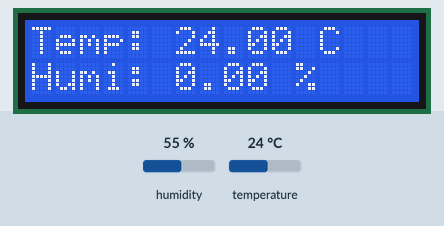
Bench run of a sketch on a simulated Arduino Mega 2560, built with avr-gcc and run on an emulated ATmega2560. On the bench: 16×2 character LCD. The test bench sets the inputs (shaded band); at power-on: temperature 24 °C, humidity 55 %.

Above: at 1.2 s.
1.3 s: temperature set to 12 °C
At 2.6 s:
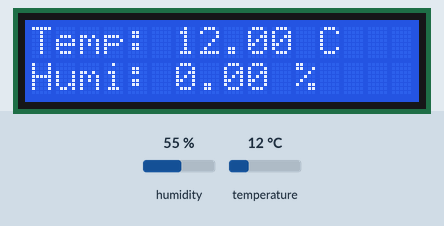
4.0 s: temperature set to 19 °C
At 4.7 s:
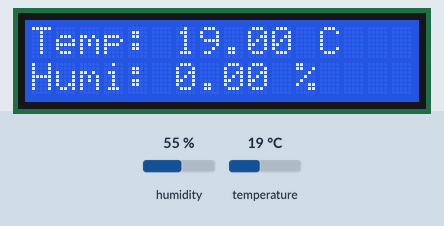
6.7 s: temperature set to 28 °C
At 8.9 s:
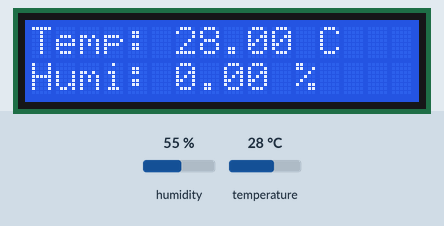
Timing chart, 0 to 10.4 s (numbered marks = the images above; inputs shaded):
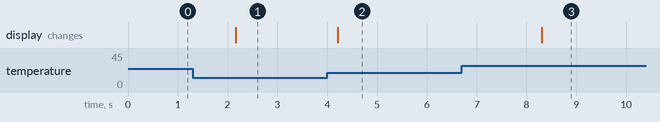

The sketch:

DHT.ino
```cpp
#include <Wire.h>
#include <LCD.h>
#include <LiquidCrystal_I2C.h>
#include <DHT.h>
#include <DHT_U.h>                       //include the DHT library
#define DHTPin A8                        //define DHT pin
#define DHTTYPE DHT11

//initialize lcd pins

DHT DHT(DHTPin, DHTTYPE);
#define I2C_ADDR 0x3F
#define BACKLIGHT_PIN 3
#define En_pin  2
#define Rw_pin  1
#define Rs_pin  0
#define D4_pin  4
#define D5_pin  5
#define D6_pin  6
#define D7_pin  7
#define I2C_ADDR 0x3F


LiquidCrystal_I2C  lcd(I2C_ADDR,En_pin,Rw_pin,Rs_pin,D4_pin,D5_pin,D6_pin,D7_pin);


float temp;
float humi;
void setup()
{
  DHT.begin();
  lcd . begin (16,2);                      //initializes the LCD and specifies the dimensions
  lcd.setBacklightPin(BACKLIGHT_PIN,POSITIVE);
  lcd.setBacklight(HIGH);
}
void loop() {
  temp = DHT.readTemperature();

  lcd.setCursor(0,0);
  lcd.print("Temp: ");
  lcd.print(temp);
  lcd.print(" C");
  lcd.setCursor(0,1);
  lcd.print("Humi: ");
  lcd.print(humi);
  lcd.print(" %");
  delay(2000);
}
```

Measured:
- after the input at 1.3 s, the display: changes after 0.86 s (image 1)
- after the input at 4.0 s, the display: changes after 0.21 s (image 2)
- after the input at 6.7 s, the display: changes after 1.6 s (image 3)
